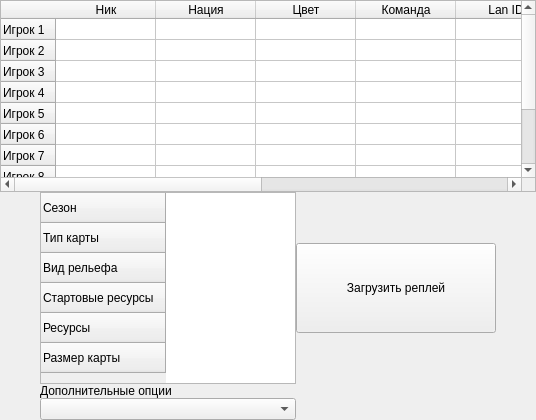
             <widget class="QWidget" name="replays">
              <layout class="QGridLayout" name="gridLayout_22">
               <property name="leftMargin">
                <number>0</number>
               </property>
               <property name="topMargin">
                <number>0</number>
               </property>
               <property name="rightMargin">
                <number>0</number>
               </property>
               <property name="bottomMargin">
                <number>0</number>
               </property>
               <property name="spacing">
                <number>0</number>
               </property>
               <item row="1" column="2">
                <widget class="QPushButton" name="pushButton_2">
                 <property name="sizePolicy">
                  <sizepolicy hsizetype="Preferred" vsizetype="Maximum">
                   <horstretch>0</horstretch>
                   <verstretch>0</verstretch>
                  </sizepolicy>
                 </property>
                 <property name="minimumSize">
                  <size>
                   <width>200</width>
                   <height>90</height>
                  </size>
                 </property>
                 <property name="text">
                  <string>Загрузить реплей</string>
                 </property>
                </widget>
               </item>
               <item row="2" column="1">
                <widget class="QLabel" name="label_14">
                 <property name="text">
                  <string>Дополнительные опции</string>
                 </property>
                </widget>
               </item>
               <item row="1" column="0">
                <spacer name="horizontalSpacer">
                 <property name="orientation">
                  <enum>Qt::Horizontal</enum>
                 </property>
                 <property name="sizeHint" stdset="0">
                  <size>
                   <width>40</width>
                   <height>20</height>
                  </size>
                 </property>
                </spacer>
               </item>
               <item row="3" column="1">
                <widget class="QComboBox" name="comboBox_4"/>
               </item>
               <item row="1" column="1">
                <widget class="QTableWidget" name="tableWidget_2">
                 <property name="sizePolicy">
                  <sizepolicy hsizetype="Expanding" vsizetype="Maximum">
                   <horstretch>0</horstretch>
                   <verstretch>0</verstretch>
                  </sizepolicy>
                 </property>
                 <property name="editTriggers">
                  <set>QAbstractItemView::NoEditTriggers</set>
                 </property>
                 <row>
                  <property name="text">
                   <string>Сезон</string>
                  </property>
                 </row>
                 <row>
                  <property name="text">
                   <string>Тип карты</string>
                  </property>
                 </row>
                 <row>
                  <property name="text">
                   <string>Вид рельефа</string>
                  </property>
                 </row>
                 <row>
                  <property name="text">
                   <string>Стартовые ресурсы</string>
                  </property>
                 </row>
                 <row>
                  <property name="text">
                   <string>Ресурсы</string>
                  </property>
                 </row>
                 <row>
                  <property name="text">
                   <string>Размер карты</string>
                  </property>
                 </row>
                </widget>
               </item>
               <item row="1" column="3">
                <spacer name="horizontalSpacer_2">
                 <property name="orientation">
                  <enum>Qt::Horizontal</enum>
                 </property>
                 <property name="sizeHint" stdset="0">
                  <size>
                   <width>40</width>
                   <height>20</height>
                  </size>
                 </property>
                </spacer>
               </item>
               <item row="0" column="0" colspan="4">
                <widget class="QTableWidget" name="tableWidget">
                 <property name="sizePolicy">
                  <sizepolicy hsizetype="Expanding" vsizetype="Expanding">
                   <horstretch>0</horstretch>
                   <verstretch>0</verstretch>
                  </sizepolicy>
                 </property>
                 <attribute name="horizontalHeaderCascadingSectionResizes">
                  <bool>true</bool>
                 </attribute>
                 <attribute name="horizontalHeaderStretchLastSection">
                  <bool>true</bool>
                 </attribute>
                 <attribute name="verticalHeaderCascadingSectionResizes">
                  <bool>true</bool>
                 </attribute>
                 <attribute name="verticalHeaderDefaultSectionSize">
                  <number>21</number>
                 </attribute>
                 <attribute name="verticalHeaderStretchLastSection">
                  <bool>true</bool>
                 </attribute>
                 <row>
                  <property name="text">
                   <string>Игрок 1</string>
                  </property>
                 </row>
                 <row>
                  <property name="text">
                   <string>Игрок 2</string>
                  </property>
                 </row>
                 <row>
                  <property name="text">
                   <string>Игрок 3</string>
                  </property>
                 </row>
                 <row>
                  <property name="text">
                   <string>Игрок 4</string>
                  </property>
                 </row>
                 <row>
                  <property name="text">
                   <string>Игрок 5</string>
                  </property>
                 </row>
                 <row>
                  <property name="text">
                   <string>Игрок 6</string>
                  </property>
                 </row>
                 <row>
                  <property name="text">
                   <string>Игрок 7</string>
                  </property>
                 </row>
                 <row>
                  <property name="text">
                   <string>Игрок 8</string>
                  </property>
                 </row>
                 <row>
                  <property name="text">
                   <string>Игрок 9</string>
                  </property>
                 </row>
                 <row>
                  <property name="text">
                   <string>Игрок 10</string>
                  </property>
                 </row>
                 <row>
                  <property name="text">
                   <string>Игрок 11</string>
                  </property>
                 </row>
                 <column>
                  <property name="text">
                   <string>Ник</string>
                  </property>
                 </column>
                 <column>
                  <property name="text">
                   <string>Нация</string>
                  </property>
                 </column>
                 <column>
                  <property name="text">
                   <string>Цвет</string>
                  </property>
                 </column>
                 <column>
                  <property name="text">
                   <string>Команда</string>
                  </property>
                 </column>
                 <column>
                  <property name="text">
                   <string>Lan ID</string>
                  </property>
                 </column>
                 <column>
                  <property name="text">
                   <string>Steam 1</string>
                  </property>
                 </column>
                 <column>
                  <property name="text">
                   <string>Steam 2</string>
                  </property>
                 </column>
                 <column>
                  <property name="text">
                   <string>Steam 3</string>
                  </property>
                 </column>
                </widget>
               </item>
              </layout>
             </widget>
